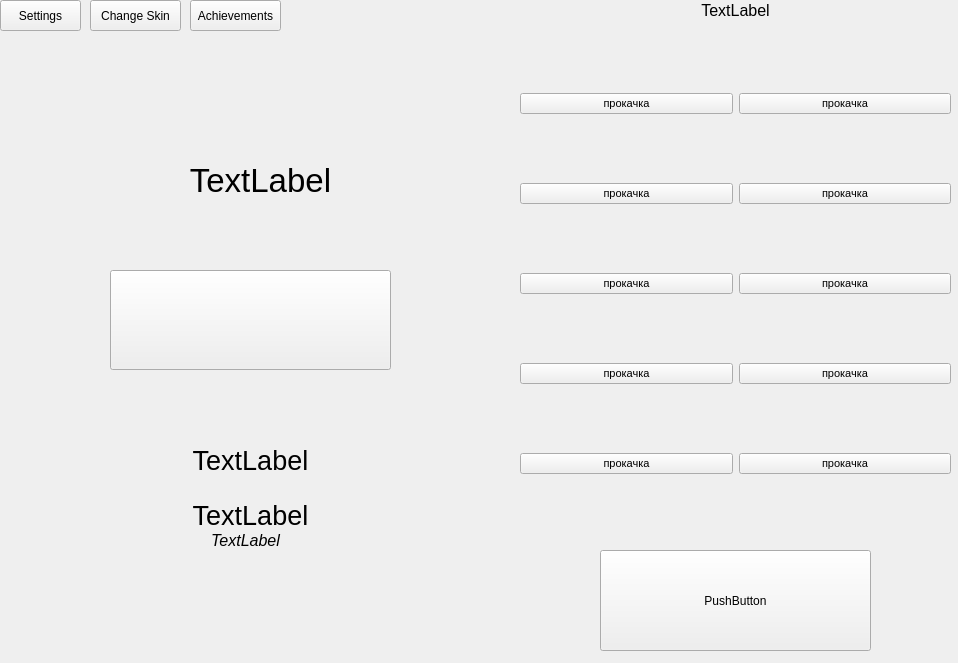
<?xml version="1.0" encoding="UTF-8"?>
<ui version="4.0">
 <class>GameWindow</class>
 <widget class="QWidget" name="GameWindow">
  <property name="geometry">
   <rect>
    <x>0</x>
    <y>0</y>
    <width>958</width>
    <height>663</height>
   </rect>
  </property>
  <property name="windowTitle">
   <string>Clicker</string>
  </property>
  <property name="styleSheet">
   <string notr="true"/>
  </property>
  <widget class="QLabel" name="account">
   <property name="geometry">
    <rect>
     <x>520</x>
     <y>-10</y>
     <width>431</width>
     <height>41</height>
    </rect>
   </property>
   <property name="font">
    <font>
     <pointsize>12</pointsize>
    </font>
   </property>
   <property name="text">
    <string>TextLabel</string>
   </property>
   <property name="alignment">
    <set>Qt::AlignCenter</set>
   </property>
  </widget>
  <widget class="QLabel" name="points">
   <property name="geometry">
    <rect>
     <x>0</x>
     <y>120</y>
     <width>521</width>
     <height>121</height>
    </rect>
   </property>
   <property name="font">
    <font>
     <pointsize>25</pointsize>
    </font>
   </property>
   <property name="text">
    <string>TextLabel</string>
   </property>
   <property name="alignment">
    <set>Qt::AlignCenter</set>
   </property>
  </widget>
  <widget class="QLabel" name="per_second_label">
   <property name="geometry">
    <rect>
     <x>60</x>
     <y>440</y>
     <width>381</width>
     <height>41</height>
    </rect>
   </property>
   <property name="font">
    <font>
     <pointsize>20</pointsize>
    </font>
   </property>
   <property name="text">
    <string>TextLabel</string>
   </property>
   <property name="alignment">
    <set>Qt::AlignCenter</set>
   </property>
  </widget>
  <widget class="QWidget" name="gridLayoutWidget">
   <property name="geometry">
    <rect>
     <x>520</x>
     <y>30</y>
     <width>431</width>
     <height>511</height>
    </rect>
   </property>
   <layout class="QGridLayout" name="gridLayout_2">
    <item row="0" column="0">
     <widget class="QPushButton" name="boost1_button">
      <property name="font">
       <font>
        <pointsize>8</pointsize>
       </font>
      </property>
      <property name="text">
       <string>прокачка</string>
      </property>
     </widget>
    </item>
    <item row="4" column="1">
     <widget class="QPushButton" name="boost10_button">
      <property name="font">
       <font>
        <pointsize>8</pointsize>
       </font>
      </property>
      <property name="text">
       <string>прокачка</string>
      </property>
     </widget>
    </item>
    <item row="1" column="0">
     <widget class="QPushButton" name="boost3_button">
      <property name="font">
       <font>
        <pointsize>8</pointsize>
       </font>
      </property>
      <property name="text">
       <string>прокачка</string>
      </property>
     </widget>
    </item>
    <item row="3" column="0">
     <widget class="QPushButton" name="boost7_button">
      <property name="font">
       <font>
        <pointsize>8</pointsize>
       </font>
      </property>
      <property name="text">
       <string>прокачка</string>
      </property>
     </widget>
    </item>
    <item row="3" column="1">
     <widget class="QPushButton" name="boost8_button">
      <property name="font">
       <font>
        <pointsize>8</pointsize>
       </font>
      </property>
      <property name="text">
       <string>прокачка</string>
      </property>
     </widget>
    </item>
    <item row="2" column="1">
     <widget class="QPushButton" name="boost6_button">
      <property name="font">
       <font>
        <pointsize>8</pointsize>
       </font>
      </property>
      <property name="text">
       <string>прокачка</string>
      </property>
     </widget>
    </item>
    <item row="2" column="0">
     <widget class="QPushButton" name="boost5_button">
      <property name="font">
       <font>
        <pointsize>8</pointsize>
       </font>
      </property>
      <property name="text">
       <string>прокачка</string>
      </property>
     </widget>
    </item>
    <item row="1" column="1">
     <widget class="QPushButton" name="boost4_button">
      <property name="font">
       <font>
        <pointsize>8</pointsize>
       </font>
      </property>
      <property name="text">
       <string>прокачка</string>
      </property>
     </widget>
    </item>
    <item row="4" column="0">
     <widget class="QPushButton" name="boost9_button">
      <property name="font">
       <font>
        <pointsize>8</pointsize>
       </font>
      </property>
      <property name="text">
       <string>прокачка</string>
      </property>
     </widget>
    </item>
    <item row="0" column="1">
     <widget class="QPushButton" name="boost2_button">
      <property name="font">
       <font>
        <pointsize>8</pointsize>
       </font>
      </property>
      <property name="text">
       <string>прокачка</string>
      </property>
     </widget>
    </item>
   </layout>
  </widget>
  <widget class="QLabel" name="per_click">
   <property name="geometry">
    <rect>
     <x>0</x>
     <y>480</y>
     <width>501</width>
     <height>71</height>
    </rect>
   </property>
   <property name="font">
    <font>
     <pointsize>20</pointsize>
    </font>
   </property>
   <property name="text">
    <string>TextLabel</string>
   </property>
   <property name="alignment">
    <set>Qt::AlignCenter</set>
   </property>
  </widget>
  <widget class="QPushButton" name="settings_button">
   <property name="geometry">
    <rect>
     <x>0</x>
     <y>0</y>
     <width>81</width>
     <height>31</height>
    </rect>
   </property>
   <property name="styleSheet">
    <string notr="true"/>
   </property>
   <property name="text">
    <string>Settings</string>
   </property>
   <property name="iconSize">
    <size>
     <width>40</width>
     <height>40</height>
    </size>
   </property>
  </widget>
  <widget class="QLabel" name="tap_factor">
   <property name="geometry">
    <rect>
     <x>60</x>
     <y>510</y>
     <width>371</width>
     <height>61</height>
    </rect>
   </property>
   <property name="font">
    <font>
     <pointsize>12</pointsize>
     <italic>true</italic>
    </font>
   </property>
   <property name="text">
    <string>TextLabel</string>
   </property>
   <property name="alignment">
    <set>Qt::AlignCenter</set>
   </property>
  </widget>
  <widget class="QWidget" name="horizontalLayoutWidget">
   <property name="geometry">
    <rect>
     <x>110</x>
     <y>200</y>
     <width>281</width>
     <height>241</height>
    </rect>
   </property>
   <layout class="QHBoxLayout" name="horizontalLayout">
    <item>
     <widget class="QPushButton" name="click">
      <property name="minimumSize">
       <size>
        <width>100</width>
        <height>100</height>
       </size>
      </property>
      <property name="font">
       <font>
        <pointsize>15</pointsize>
        <weight>75</weight>
        <bold>true</bold>
       </font>
      </property>
      <property name="styleSheet">
       <string notr="true"/>
      </property>
      <property name="text">
       <string/>
      </property>
     </widget>
    </item>
   </layout>
  </widget>
  <widget class="QPushButton" name="changeskin_button">
   <property name="geometry">
    <rect>
     <x>90</x>
     <y>0</y>
     <width>91</width>
     <height>31</height>
    </rect>
   </property>
   <property name="text">
    <string>Change Skin</string>
   </property>
  </widget>
  <widget class="QPushButton" name="click_boost">
   <property name="geometry">
    <rect>
     <x>600</x>
     <y>550</y>
     <width>271</width>
     <height>101</height>
    </rect>
   </property>
   <property name="text">
    <string>PushButton</string>
   </property>
  </widget>
  <widget class="QPushButton" name="achieve_button">
   <property name="geometry">
    <rect>
     <x>190</x>
     <y>0</y>
     <width>91</width>
     <height>31</height>
    </rect>
   </property>
   <property name="text">
    <string>Achievements</string>
   </property>
  </widget>
 </widget>
 <resources/>
 <connections/>
</ui>
